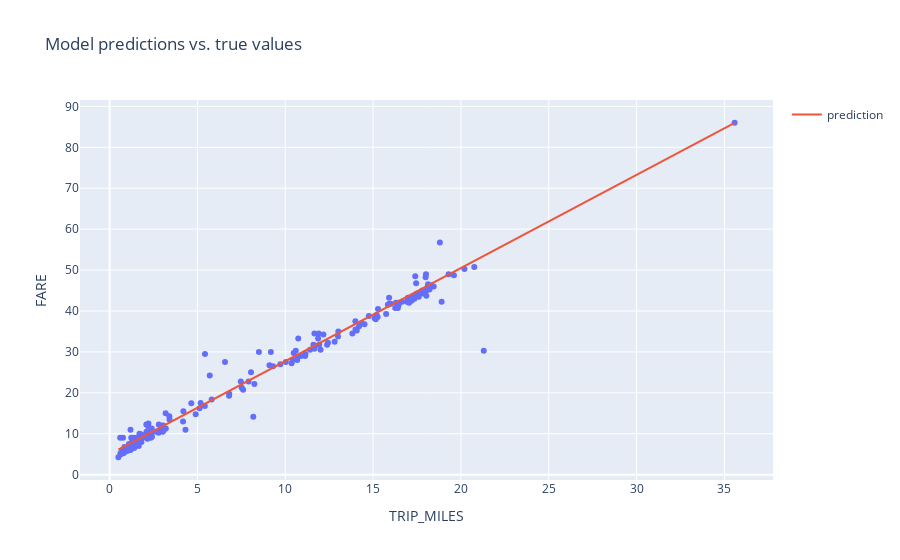

This figure's notebook cell:
### Markdown cell above
## Train a model with one feature

In this step you will train a model to predict the cost of the fare using a **single feature**. Earlier, you saw that `TRIP_MILES` (distance) correlates most strongly with the ``FARE``, so let's start with `TRIP_MILES` as the feature for your first training run.

**Instructions**

1. Run the **Experiment 1** code cell to build your model with one feature.
1. Review the output from the training run
1. **Check your understanding** by answering these questions:
  * How many epochs did it take to converge on the final model?
  * How well does the model fit the sample data?

During training, you should see the root mean square error (RMSE) in the output. The units for RMSE are the same as the units for the label (dollars). In other words, you can use the RMSE to determine how far off, on average, the predicted fares are in dollars from the observed values.

### Code cell
#@title Code - Experiment 1

# The following variables are the hyperparameters.
settings_1 = ml_edu.experiment.ExperimentSettings(
    learning_rate = 0.001,
    number_epochs = 20,
    batch_size = 50,
    input_features = ['TRIP_MILES']
)

metrics = [keras.metrics.RootMeanSquaredError(name='rmse')]

model_1 = create_model(settings_1, metrics)

experiment_1 = train_model('one_feature', model_1, training_df, 'FARE', settings_1)

ml_edu.results.plot_experiment_metrics(experiment_1, ['rmse'])
ml_edu.results.plot_model_predictions(experiment_1, training_df, 'FARE')

### Figure 1 — Plotly figure (JSON) as saved in the notebook; plotly's stock layout.template omitted (floating-point values rounded to 4 significant figures; data arrays with more than 128 entries replaced by an {"elided": "..."} marker saying what was removed)
{"data": [{"hovertemplate": "TRIP_MILES=%{x}<br>FARE=%{y}<extra></extra>", "legendgroup": "", "marker": {"color": "#636efa", "symbol": "circle"}, "mode": "markers", "name": "", "orientation": "v", "showlegend": false, "type": "scatter", "x": {"elided": "200 float values"}, "xaxis": "x", "y": {"elided": "200 float values"}, "yaxis": "y"}, {"mode": "lines", "name": "prediction", "type": "scatter", "x": {"elided": "200 float values"}, "y": {"elided": "200 float values"}}], "layout": {"legend": {"tracegroupgap": 0}, "title": {"text": "Model predictions vs. true values"}, "xaxis": {"anchor": "y", "domain": [0, 1], "title": {"text": "TRIP_MILES"}}, "yaxis": {"anchor": "x", "domain": [0, 1], "title": {"text": "FARE"}}}}
